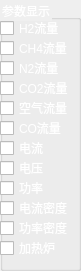
  <widget class="QGroupBox" name="gB_DataPara">
   <property name="geometry">
    <rect>
     <x>1350</x>
     <y>60</y>
     <width>81</width>
     <height>271</height>
    </rect>
   </property>
   <property name="styleSheet">
    <string notr="true">color:white</string>
   </property>
   <property name="title">
    <string>参数显示</string>
   </property>
   <widget class="QCheckBox" name="cB_DischargeH2">
    <property name="geometry">
     <rect>
      <x>0</x>
      <y>20</y>
      <width>71</width>
      <height>16</height>
     </rect>
    </property>
    <property name="text">
     <string>H2流量</string>
    </property>
   </widget>
   <widget class="QCheckBox" name="cB_DischargeCH4">
    <property name="geometry">
     <rect>
      <x>0</x>
      <y>40</y>
      <width>71</width>
      <height>16</height>
     </rect>
    </property>
    <property name="text">
     <string>CH4流量</string>
    </property>
   </widget>
   <widget class="QCheckBox" name="cB_DischargeAIR">
    <property name="geometry">
     <rect>
      <x>0</x>
      <y>100</y>
      <width>71</width>
      <height>16</height>
     </rect>
    </property>
    <property name="text">
     <string>空气流量</string>
    </property>
   </widget>
   <widget class="QCheckBox" name="cB_DischargeCURR">
    <property name="geometry">
     <rect>
      <x>0</x>
      <y>140</y>
      <width>71</width>
      <height>16</height>
     </rect>
    </property>
    <property name="text">
     <string>电流</string>
    </property>
   </widget>
   <widget class="QCheckBox" name="cB_DischargeVOLT">
    <property name="geometry">
     <rect>
      <x>0</x>
      <y>160</y>
      <width>71</width>
      <height>16</height>
     </rect>
    </property>
    <property name="text">
     <string>电压</string>
    </property>
   </widget>
   <widget class="QCheckBox" name="cB_DischargePOW">
    <property name="geometry">
     <rect>
      <x>0</x>
      <y>180</y>
      <width>71</width>
      <height>16</height>
     </rect>
    </property>
    <property name="text">
     <string>功率</string>
    </property>
   </widget>
   <widget class="QCheckBox" name="cB_DischargeCURRDansity">
    <property name="geometry">
     <rect>
      <x>0</x>
      <y>200</y>
      <width>71</width>
      <height>16</height>
     </rect>
    </property>
    <property name="text">
     <string>电流密度</string>
    </property>
   </widget>
   <widget class="QCheckBox" name="cB_DischargePOWDansity">
    <property name="geometry">
     <rect>
      <x>0</x>
      <y>220</y>
      <width>71</width>
      <height>16</height>
     </rect>
    </property>
    <property name="text">
     <string>功率密度</string>
    </property>
   </widget>
   <widget class="QCheckBox" name="cB_DischargeCO">
    <property name="geometry">
     <rect>
      <x>0</x>
      <y>120</y>
      <width>71</width>
      <height>16</height>
     </rect>
    </property>
    <property name="text">
     <string>CO流量</string>
    </property>
   </widget>
   <widget class="QCheckBox" name="cB_StoveTemp">
    <property name="geometry">
     <rect>
      <x>0</x>
      <y>240</y>
      <width>71</width>
      <height>16</height>
     </rect>
    </property>
    <property name="text">
     <string>加热炉</string>
    </property>
   </widget>
   <widget class="QCheckBox" name="cB_DischargeCO2">
    <property name="geometry">
     <rect>
      <x>0</x>
      <y>80</y>
      <width>71</width>
      <height>16</height>
     </rect>
    </property>
    <property name="text">
     <string>CO2流量</string>
    </property>
   </widget>
   <widget class="QCheckBox" name="cB_DischargeN2">
    <property name="geometry">
     <rect>
      <x>0</x>
      <y>60</y>
      <width>71</width>
      <height>16</height>
     </rect>
    </property>
    <property name="text">
     <string>N2流量</string>
    </property>
   </widget>
  </widget>
